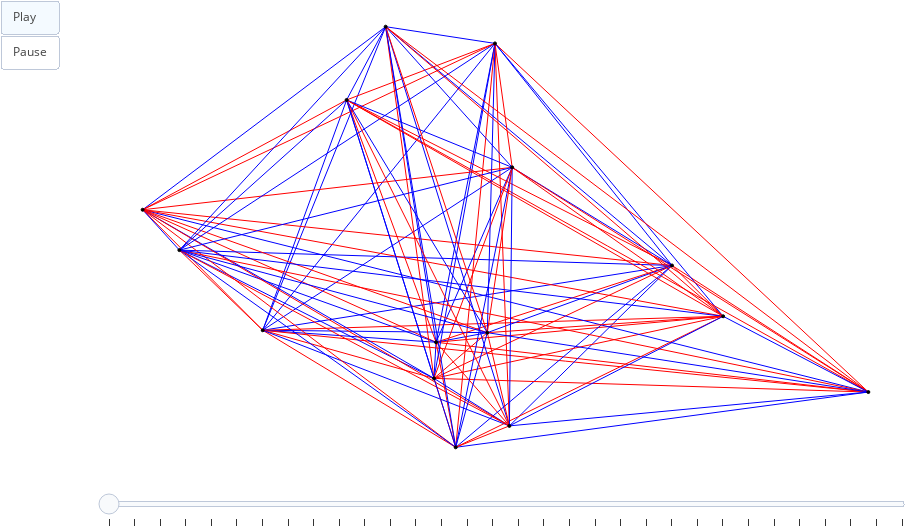

Notebook code cell kept with this figure:
### Markdown cell above
Para ter *insights* sobre o que está acontecendo, não esqueça de examinar a versão animada da simulação!

### Code cell
def snapshot(g, frames):
    convert_types_to_colors(g)

    frame = sn.generate_frame(g)

    frames.append(frame)


frames = []

# Inicializa as arestas para uma nova simulação.
randomize_types(g)

# Inicializa aleatoriamente as posições dos nós.
sn.randomize_positions(g)

snapshot(g, frames)

iterations = 0

# Continua enquanto alguma aresta sofre pressão.
while update_type(g, a=a, b=b, c=c):

    # Move um pouco os vértices de posição, usando o atributo 'type' das
    # arestas como referência para saber o quanto dois vértices se atraem.
    sn.update_positions(g, 'type')

    snapshot(g, frames)

    iterations += 1

    # Se passou de LIMIT iterações, provavelmente nunca vai terminar.
    if iterations == LIMIT:
        print('a simulação não parecia estar convergindo')
        break

sn.show_animation(frames)

### Figure 1 — Plotly figure (JSON) as saved in the notebook; plotly's stock layout.template omitted (floating-point values rounded to 4 significant figures)
{"data": [{"hoverinfo": "none", "line": {"color": "rgb(0, 0, 255)", "width": 1}, "mode": "lines", "x": [0.3912, 0.1632, null], "y": [0.2574, 0.2851, null]}, {"hoverinfo": "none", "line": {"color": "rgb(255, 0, 0)", "width": 1}, "mode": "lines", "x": [0.3912, 0.7016, null], "y": [0.2574, 0.4345, null]}, {"hoverinfo": "none", "line": {"color": "rgb(0, 0, 255)", "width": 1}, "mode": "lines", "x": [0.3912, 0.3885, null], "y": [0.2574, 0.1741, null]}, {"hoverinfo": "none", "line": {"color": "rgb(255, 0, 0)", "width": 1}, "mode": "lines", "x": [0.3912, 0.005288, null], "y": [0.2574, 0.5631, null]}, {"hoverinfo": "none", "line": {"color": "rgb(0, 0, 255)", "width": 1}, "mode": "lines", "x": [0.3912, 0.4687, null], "y": [0.2574, 0.9468, null]}, {"hoverinfo": "none", "line": {"color": "rgb(0, 0, 255)", "width": 1}, "mode": "lines", "x": [0.3912, 0.05362, null], "y": [0.2574, 0.47, null]}, {"hoverinfo": "none", "line": {"color": "rgb(255, 0, 0)", "width": 1}, "mode": "lines", "x": [0.3912, 0.9598, null], "y": [0.2574, 0.1425, null]}, {"hoverinfo": "none", "line": {"color": "rgb(255, 0, 0)", "width": 1}, "mode": "lines", "x": [0.3912, 0.4171, null], "y": [0.2574, 0.01504, null]}, {"hoverinfo": "none", "line": {"color": "rgb(255, 0, 0)", "width": 1}, "mode": "lines", "x": [0.3912, 0.4877, null], "y": [0.2574, 0.06446, null]}, {"hoverinfo": "none", "line": {"color": "rgb(0, 0, 255)", "width": 1}, "mode": "lines", "x": [0.3912, 0.3249, null], "y": [0.2574, 0.9854, null]}, {"hoverinfo": "none", "line": {"color": "rgb(0, 0, 255)", "width": 1}, "mode": "lines", "x": [0.3912, 0.4586, null], "y": [0.2574, 0.2795, null]}, {"hoverinfo": "none", "line": {"color": "rgb(255, 0, 0)", "width": 1}, "mode": "lines", "x": [0.3912, 0.2736, null], "y": [0.2574, 0.8164, null]}, {"hoverinfo": "none", "line": {"color": "rgb(0, 0, 255)", "width": 1}, "mode": "lines", "x": [0.3912, 0.4914, null], "y": [0.2574, 0.6609, null]}, {"hoverinfo": "none", "line": {"color": "rgb(255, 0, 0)", "width": 1}, "mode": "lines", "x": [0.3912, 0.7688, null], "y": [0.2574, 0.3173, null]}, {"hoverinfo": "none", "line": {"color": "rgb(0, 0, 255)", "width": 1}, "mode": "lines", "x": [0.1632, 0.7016, null], "y": [0.2851, 0.4345, null]}, {"hoverinfo": "none", "line": {"color": "rgb(255, 0, 0)", "width": 1}, "mode": "lines", "x": [0.1632, 0.3885, null], "y": [0.2851, 0.1741, null]}, {"hoverinfo": "none", "line": {"color": "rgb(255, 0, 0)", "width": 1}, "mode": "lines", "x": [0.1632, 0.005288, null], "y": [0.2851, 0.5631, null]}, {"hoverinfo": "none", "line": {"color": "rgb(0, 0, 255)", "width": 1}, "mode": "lines", "x": [0.1632, 0.4687, null], "y": [0.2851, 0.9468, null]}, {"hoverinfo": "none", "line": {"color": "rgb(255, 0, 0)", "width": 1}, "mode": "lines", "x": [0.1632, 0.05362, null], "y": [0.2851, 0.47, null]}, {"hoverinfo": "none", "line": {"color": "rgb(255, 0, 0)", "width": 1}, "mode": "lines", "x": [0.1632, 0.9598, null], "y": [0.2851, 0.1425, null]}, {"hoverinfo": "none", "line": {"color": "rgb(255, 0, 0)", "width": 1}, "mode": "lines", "x": [0.1632, 0.4171, null], "y": [0.2851, 0.01504, null]}, {"hoverinfo": "none", "line": {"color": "rgb(0, 0, 255)", "width": 1}, "mode": "lines", "x": [0.1632, 0.4877, null], "y": [0.2851, 0.06446, null]}, {"hoverinfo": "none", "line": {"color": "rgb(0, 0, 255)", "width": 1}, "mode": "lines", "x": [0.1632, 0.3249, null], "y": [0.2851, 0.9854, null]}, {"hoverinfo": "none", "line": {"color": "rgb(0, 0, 255)", "width": 1}, "mode": "lines", "x": [0.1632, 0.4586, null], "y": [0.2851, 0.2795, null]}, {"hoverinfo": "none", "line": {"color": "rgb(0, 0, 255)", "width": 1}, "mode": "lines", "x": [0.1632, 0.2736, null], "y": [0.2851, 0.8164, null]}, {"hoverinfo": "none", "line": {"color": "rgb(0, 0, 255)", "width": 1}, "mode": "lines", "x": [0.1632, 0.4914, null], "y": [0.2851, 0.6609, null]}, {"hoverinfo": "none", "line": {"color": "rgb(255, 0, 0)", "width": 1}, "mode": "lines", "x": [0.1632, 0.7688, null], "y": [0.2851, 0.3173, null]}, {"hoverinfo": "none", "line": {"color": "rgb(255, 0, 0)", "width": 1}, "mode": "lines", "x": [0.7016, 0.3885, null], "y": [0.4345, 0.1741, null]}, {"hoverinfo": "none", "line": {"color": "rgb(255, 0, 0)", "width": 1}, "mode": "lines", "x": [0.7016, 0.005288, null], "y": [0.4345, 0.5631, null]}, {"hoverinfo": "none", "line": {"color": "rgb(0, 0, 255)", "width": 1}, "mode": "lines", "x": [0.7016, 0.4687, null], "y": [0.4345, 0.9468, null]}, {"hoverinfo": "none", "line": {"color": "rgb(0, 0, 255)", "width": 1}, "mode": "lines", "x": [0.7016, 0.05362, null], "y": [0.4345, 0.47, null]}, {"hoverinfo": "none", "line": {"color": "rgb(255, 0, 0)", "width": 1}, "mode": "lines", "x": [0.7016, 0.9598, null], "y": [0.4345, 0.1425, null]}, {"hoverinfo": "none", "line": {"color": "rgb(0, 0, 255)", "width": 1}, "mode": "lines", "x": [0.7016, 0.4171, null], "y": [0.4345, 0.01504, null]}, {"hoverinfo": "none", "line": {"color": "rgb(0, 0, 255)", "width": 1}, "mode": "lines", "x": [0.7016, 0.4877, null], "y": [0.4345, 0.06446, null]}, {"hoverinfo": "none", "line": {"color": "rgb(0, 0, 255)", "width": 1}, "mode": "lines", "x": [0.7016, 0.3249, null], "y": [0.4345, 0.9854, null]}, {"hoverinfo": "none", "line": {"color": "rgb(0, 0, 255)", "width": 1}, "mode": "lines", "x": [0.7016, 0.4586, null], "y": [0.4345, 0.2795, null]}, {"hoverinfo": "none", "line": {"color": "rgb(255, 0, 0)", "width": 1}, "mode": "lines", "x": [0.7016, 0.2736, null], "y": [0.4345, 0.8164, null]}, {"hoverinfo": "none", "line": {"color": "rgb(0, 0, 255)", "width": 1}, "mode": "lines", "x": [0.7016, 0.4914, null], "y": [0.4345, 0.6609, null]}, {"hoverinfo": "none", "line": {"color": "rgb(255, 0, 0)", "width": 1}, "mode": "lines", "x": [0.7016, 0.7688, null], "y": [0.4345, 0.3173, null]}, {"hoverinfo": "none", "line": {"color": "rgb(0, 0, 255)", "width": 1}, "mode": "lines", "x": [0.3885, 0.005288, null], "y": [0.1741, 0.5631, null]}, {"hoverinfo": "none", "line": {"color": "rgb(0, 0, 255)", "width": 1}, "mode": "lines", "x": [0.3885, 0.4687, null], "y": [0.1741, 0.9468, null]}, {"hoverinfo": "none", "line": {"color": "rgb(0, 0, 255)", "width": 1}, "mode": "lines", "x": [0.3885, 0.05362, null], "y": [0.1741, 0.47, null]}, {"hoverinfo": "none", "line": {"color": "rgb(255, 0, 0)", "width": 1}, "mode": "lines", "x": [0.3885, 0.9598, null], "y": [0.1741, 0.1425, null]}, {"hoverinfo": "none", "line": {"color": "rgb(255, 0, 0)", "width": 1}, "mode": "lines", "x": [0.3885, 0.4171, null], "y": [0.1741, 0.01504, null]}, {"hoverinfo": "none", "line": {"color": "rgb(0, 0, 255)", "width": 1}, "mode": "lines", "x": [0.3885, 0.4877, null], "y": [0.1741, 0.06446, null]}, {"hoverinfo": "none", "line": {"color": "rgb(255, 0, 0)", "width": 1}, "mode": "lines", "x": [0.3885, 0.3249, null], "y": [0.1741, 0.9854, null]}, {"hoverinfo": "none", "line": {"color": "rgb(255, 0, 0)", "width": 1}, "mode": "lines", "x": [0.3885, 0.4586, null], "y": [0.1741, 0.2795, null]}, {"hoverinfo": "none", "line": {"color": "rgb(0, 0, 255)", "width": 1}, "mode": "lines", "x": [0.3885, 0.2736, null], "y": [0.1741, 0.8164, null]}, {"hoverinfo": "none", "line": {"color": "rgb(255, 0, 0)", "width": 1}, "mode": "lines", "x": [0.3885, 0.4914, null], "y": [0.1741, 0.6609, null]}, {"hoverinfo": "none", "line": {"color": "rgb(255, 0, 0)", "width": 1}, "mode": "lines", "x": [0.3885, 0.7688, null], "y": [0.1741, 0.3173, null]}, {"hoverinfo": "none", "line": {"color": "rgb(255, 0, 0)", "width": 1}, "mode": "lines", "x": [0.005288, 0.4687, null], "y": [0.5631, 0.9468, null]}, {"hoverinfo": "none", "line": {"color": "rgb(0, 0, 255)", "width": 1}, "mode": "lines", "x": [0.005288, 0.05362, null], "y": [0.5631, 0.47, null]}, {"hoverinfo": "none", "line": {"color": "rgb(0, 0, 255)", "width": 1}, "mode": "lines", "x": [0.005288, 0.9598, null], "y": [0.5631, 0.1425, null]}, {"hoverinfo": "none", "line": {"color": "rgb(255, 0, 0)", "width": 1}, "mode": "lines", "x": [0.005288, 0.4171, null], "y": [0.5631, 0.01504, null]}, {"hoverinfo": "none", "line": {"color": "rgb(255, 0, 0)", "width": 1}, "mode": "lines", "x": [0.005288, 0.4877, null], "y": [0.5631, 0.06446, null]}, {"hoverinfo": "none", "line": {"color": "rgb(0, 0, 255)", "width": 1}, "mode": "lines", "x": [0.005288, 0.3249, null], "y": [0.5631, 0.9854, null]}, {"hoverinfo": "none", "line": {"color": "rgb(255, 0, 0)", "width": 1}, "mode": "lines", "x": [0.005288, 0.4586, null], "y": [0.5631, 0.2795, null]}, {"hoverinfo": "none", "line": {"color": "rgb(255, 0, 0)", "width": 1}, "mode": "lines", "x": [0.005288, 0.2736, null], "y": [0.5631, 0.8164, null]}, {"hoverinfo": "none", "line": {"color": "rgb(255, 0, 0)", "width": 1}, "mode": "lines", "x": [0.005288, 0.4914, null], "y": [0.5631, 0.6609, null]}, {"hoverinfo": "none", "line": {"color": "rgb(255, 0, 0)", "width": 1}, "mode": "lines", "x": [0.005288, 0.7688, null], "y": [0.5631, 0.3173, null]}, {"hoverinfo": "none", "line": {"color": "rgb(0, 0, 255)", "width": 1}, "mode": "lines", "x": [0.4687, 0.05362, null], "y": [0.9468, 0.47, null]}, {"hoverinfo": "none", "line": {"color": "rgb(255, 0, 0)", "width": 1}, "mode": "lines", "x": [0.4687, 0.9598, null], "y": [0.9468, 0.1425, null]}, {"hoverinfo": "none", "line": {"color": "rgb(255, 0, 0)", "width": 1}, "mode": "lines", "x": [0.4687, 0.4171, null], "y": [0.9468, 0.01504, null]}, {"hoverinfo": "none", "line": {"color": "rgb(255, 0, 0)", "width": 1}, "mode": "lines", "x": [0.4687, 0.4877, null], "y": [0.9468, 0.06446, null]}, {"hoverinfo": "none", "line": {"color": "rgb(0, 0, 255)", "width": 1}, "mode": "lines", "x": [0.4687, 0.3249, null], "y": [0.9468, 0.9854, null]}, {"hoverinfo": "none", "line": {"color": "rgb(0, 0, 255)", "width": 1}, "mode": "lines", "x": [0.4687, 0.4586, null], "y": [0.9468, 0.2795, null]}, {"hoverinfo": "none", "line": {"color": "rgb(255, 0, 0)", "width": 1}, "mode": "lines", "x": [0.4687, 0.2736, null], "y": [0.9468, 0.8164, null]}, {"hoverinfo": "none", "line": {"color": "rgb(255, 0, 0)", "width": 1}, "mode": "lines", "x": [0.4687, 0.4914, null], "y": [0.9468, 0.6609, null]}, {"hoverinfo": "none", "line": {"color": "rgb(0, 0, 255)", "width": 1}, "mode": "lines", "x": [0.4687, 0.7688, null], "y": [0.9468, 0.3173, null]}, {"hoverinfo": "none", "line": {"color": "rgb(255, 0, 0)", "width": 1}, "mode": "lines", "x": [0.05362, 0.9598, null], "y": [0.47, 0.1425, null]}, {"hoverinfo": "none", "line": {"color": "rgb(0, 0, 255)", "width": 1}, "mode": "lines", "x": [0.05362, 0.4171, null], "y": [0.47, 0.01504, null]}, {"hoverinfo": "none", "line": {"color": "rgb(255, 0, 0)", "width": 1}, "mode": "lines", "x": [0.05362, 0.4877, null], "y": [0.47, 0.06446, null]}, {"hoverinfo": "none", "line": {"color": "rgb(0, 0, 255)", "width": 1}, "mode": "lines", "x": [0.05362, 0.3249, null], "y": [0.47, 0.9854, null]}, {"hoverinfo": "none", "line": {"color": "rgb(0, 0, 255)", "width": 1}, "mode": "lines", "x": [0.05362, 0.4586, null], "y": [0.47, 0.2795, null]}, {"hoverinfo": "none", "line": {"color": "rgb(0, 0, 255)", "width": 1}, "mode": "lines", "x": [0.05362, 0.2736, null], "y": [0.47, 0.8164, null]}, {"hoverinfo": "none", "line": {"color": "rgb(0, 0, 255)", "width": 1}, "mode": "lines", "x": [0.05362, 0.4914, null], "y": [0.47, 0.6609, null]}, {"hoverinfo": "none", "line": {"color": "rgb(0, 0, 255)", "width": 1}, "mode": "lines", "x": [0.05362, 0.7688, null], "y": [0.47, 0.3173, null]}, {"hoverinfo": "none", "line": {"color": "rgb(0, 0, 255)", "width": 1}, "mode": "lines", "x": [0.9598, 0.4171, null], "y": [0.1425, 0.01504, null]}, {"hoverinfo": "none", "line": {"color": "rgb(0, 0, 255)", "width": 1}, "mode": "lines", "x": [0.9598, 0.4877, null], "y": [0.1425, 0.06446, null]}, {"hoverinfo": "none", "line": {"color": "rgb(255, 0, 0)", "width": 1}, "mode": "lines", "x": [0.9598, 0.3249, null], "y": [0.1425, 0.9854, null]}, {"hoverinfo": "none", "line": {"color": "rgb(0, 0, 255)", "width": 1}, "mode": "lines", "x": [0.9598, 0.4586, null], "y": [0.1425, 0.2795, null]}, {"hoverinfo": "none", "line": {"color": "rgb(255, 0, 0)", "width": 1}, "mode": "lines", "x": [0.9598, 0.2736, null], "y": [0.1425, 0.8164, null]}, {"hoverinfo": "none", "line": {"color": "rgb(255, 0, 0)", "width": 1}, "mode": "lines", "x": [0.9598, 0.4914, null], "y": [0.1425, 0.6609, null]}, {"hoverinfo": "none", "line": {"color": "rgb(0, 0, 255)", "width": 1}, "mode": "lines", "x": [0.9598, 0.7688, null], "y": [0.1425, 0.3173, null]}, {"hoverinfo": "none", "line": {"color": "rgb(255, 0, 0)", "width": 1}, "mode": "lines", "x": [0.4171, 0.4877, null], "y": [0.01504, 0.06446, null]}, {"hoverinfo": "none", "line": {"color": "rgb(0, 0, 255)", "width": 1}, "mode": "lines", "x": [0.4171, 0.3249, null], "y": [0.01504, 0.9854, null]}, {"hoverinfo": "none", "line": {"color": "rgb(0, 0, 255)", "width": 1}, "mode": "lines", "x": [0.4171, 0.4586, null], "y": [0.01504, 0.2795, null]}, {"hoverinfo": "none", "line": {"color": "rgb(0, 0, 255)", "width": 1}, "mode": "lines", "x": [0.4171, 0.2736, null], "y": [0.01504, 0.8164, null]}, {"hoverinfo": "none", "line": {"color": "rgb(0, 0, 255)", "width": 1}, "mode": "lines", "x": [0.4171, 0.4914, null], "y": [0.01504, 0.6609, null]}, {"hoverinfo": "none", "line": {"color": "rgb(255, 0, 0)", "width": 1}, "mode": "lines", "x": [0.4171, 0.7688, null], "y": [0.01504, 0.3173, null]}, {"hoverinfo": "none", "line": {"color": "rgb(0, 0, 255)", "width": 1}, "mode": "lines", "x": [0.4877, 0.3249, null], "y": [0.06446, 0.9854, null]}, {"hoverinfo": "none", "line": {"color": "rgb(255, 0, 0)", "width": 1}, "mode": "lines", "x": [0.4877, 0.4586, null], "y": [0.06446, 0.2795, null]}, {"hoverinfo": "none", "line": {"color": "rgb(255, 0, 0)", "width": 1}, "mode": "lines", "x": [0.4877, 0.2736, null], "y": [0.06446, 0.8164, null]}, {"hoverinfo": "none", "line": {"color": "rgb(0, 0, 255)", "width": 1}, "mode": "lines", "x": [0.4877, 0.4914, null], "y": [0.06446, 0.6609, null]}, {"hoverinfo": "none", "line": {"color": "rgb(0, 0, 255)", "width": 1}, "mode": "lines", "x": [0.4877, 0.7688, null], "y": [0.06446, 0.3173, null]}, {"hoverinfo": "none", "line": {"color": "rgb(255, 0, 0)", "width": 1}, "mode": "lines", "x": [0.3249, 0.4586, null], "y": [0.9854, 0.2795, null]}, {"hoverinfo": "none", "line": {"color": "rgb(0, 0, 255)", "width": 1}, "mode": "lines", "x": [0.3249, 0.2736, null], "y": [0.9854, 0.8164, null]}, {"hoverinfo": "none", "line": {"color": "rgb(0, 0, 255)", "width": 1}, "mode": "lines", "x": [0.3249, 0.4914, null], "y": [0.9854, 0.6609, null]}, {"hoverinfo": "none", "line": {"color": "rgb(255, 0, 0)", "width": 1}, "mode": "lines", "x": [0.3249, 0.7688, null], "y": [0.9854, 0.3173, null]}, {"hoverinfo": "none", "line": {"color": "rgb(0, 0, 255)", "width": 1}, "mode": "lines", "x": [0.4586, 0.2736, null], "y": [0.2795, 0.8164, null]}, {"hoverinfo": "none", "line": {"color": "rgb(255, 0, 0)", "width": 1}, "mode": "lines", "x": [0.4586, 0.4914, null], "y": [0.2795, 0.6609, null]}, {"hoverinfo": "none", "line": {"color": "rgb(255, 0, 0)", "width": 1}, "mode": "lines", "x": [0.4586, 0.7688, null], "y": [0.2795, 0.3173, null]}, {"hoverinfo": "none", "line": {"color": "rgb(0, 0, 255)", "width": 1}, "mode": "lines", "x": [0.2736, 0.4914, null], "y": [0.8164, 0.6609, null]}, {"hoverinfo": "none", "line": {"color": "rgb(255, 0, 0)", "width": 1}, "mode": "lines", "x": [0.2736, 0.7688, null], "y": [0.8164, 0.3173, null]}, {"hoverinfo": "none", "line": {"color": "rgb(255, 0, 0)", "width": 1}, "mode": "lines", "x": [0.4914, 0.7688, null], "y": [0.6609, 0.3173, null]}, {"hoverinfo": "none", "marker": {"color": "rgb(0, 0, 0)", "line": {"color": "rgb(0, 0, 0)", "width": 1}, "size": 3}, "mode": "markers+text", "text": [], "textfont": {"color": "rgb(255, 255, 255)"}, "textposition": "middle center", "x": [0.3912], "y": [0.2574]}, {"hoverinfo": "none", "marker": {"color": "rgb(0, 0, 0)", "line": {"color": "rgb(0, 0, 0)", "width": 1}, "size": 3}, "mode": "markers+text", "text": [], "textfont": {"color": "rgb(255, 255, 255)"}, "textposition": "middle center", "x": [0.1632], "y": [0.2851]}, {"hoverinfo": "none", "marker": {"color": "rgb(0, 0, 0)", "line": {"color": "rgb(0, 0, 0)", "width": 1}, "size": 3}, "mode": "markers+text", "text": [], "textfont": {"color": "rgb(255, 255, 255)"}, "textposition": "middle center", "x": [0.7016], "y": [0.4345]}, {"hoverinfo": "none", "marker": {"color": "rgb(0, 0, 0)", "line": {"color": "rgb(0, 0, 0)", "width": 1}, "size": 3}, "mode": "markers+text", "text": [], "textfont": {"color": "rgb(255, 255, 255)"}, "textposition": "middle center", "x": [0.3885], "y": [0.1741]}, {"hoverinfo": "none", "marker": {"color": "rgb(0, 0, 0)", "line": {"color": "rgb(0, 0, 0)", "width": 1}, "size": 3}, "mode": "markers+text", "text": [], "textfont": {"color": "rgb(255, 255, 255)"}, "textposition": "middle center", "x": [0.005288], "y": [0.5631]}, {"hoverinfo": "none", "marker": {"color": "rgb(0, 0, 0)", "line": {"color": "rgb(0, 0, 0)", "width": 1}, "size": 3}, "mode": "markers+text", "text": [], "textfont": {"color": "rgb(255, 255, 255)"}, "textposition": "middle center", "x": [0.4687], "y": [0.9468]}, {"hoverinfo": "none", "marker": {"color": "rgb(0, 0, 0)", "line": {"color": "rgb(0, 0, 0)", "width": 1}, "size": 3}, "mode": "markers+text", "text": [], "textfont": {"color": "rgb(255, 255, 255)"}, "textposition": "middle center", "x": [0.05362], "y": [0.47]}, {"hoverinfo": "none", "marker": {"color": "rgb(0, 0, 0)", "line": {"color": "rgb(0, 0, 0)", "width": 1}, "size": 3}, "mode": "markers+text", "text": [], "textfont": {"color": "rgb(255, 255, 255)"}, "textposition": "middle center", "x": [0.9598], "y": [0.1425]}, {"hoverinfo": "none", "marker": {"color": "rgb(0, 0, 0)", "line": {"color": "rgb(0, 0, 0)", "width": 1}, "size": 3}, "mode": "markers+text", "text": [], "textfont": {"color": "rgb(255, 255, 255)"}, "textposition": "middle center", "x": [0.4171], "y": [0.01504]}, {"hoverinfo": "none", "marker": {"color": "rgb(0, 0, 0)", "line": {"color": "rgb(0, 0, 0)", "width": 1}, "size": 3}, "mode": "markers+text", "text": [], "textfont": {"color": "rgb(255, 255, 255)"}, "textposition": "middle center", "x": [0.4877], "y": [0.06446]}, {"hoverinfo": "none", "marker": {"color": "rgb(0, 0, 0)", "line": {"color": "rgb(0, 0, 0)", "width": 1}, "size": 3}, "mode": "markers+text", "text": [], "textfont": {"color": "rgb(255, 255, 255)"}, "textposition": "middle center", "x": [0.3249], "y": [0.9854]}, {"hoverinfo": "none", "marker": {"color": "rgb(0, 0, 0)", "line": {"color": "rgb(0, 0, 0)", "width": 1}, "size": 3}, "mode": "markers+text", "text": [], "textfont": {"color": "rgb(255, 255, 255)"}, "textposition": "middle center", "x": [0.4586], "y": [0.2795]}, {"hoverinfo": "none", "marker": {"color": "rgb(0, 0, 0)", "line": {"color": "rgb(0, 0, 0)", "width": 1}, "size": 3}, "mode": "markers+text", "text": [], "textfont": {"color": "rgb(255, 255, 255)"}, "textposition": "middle center", "x": [0.2736], "y": [0.8164]}, {"hoverinfo": "none", "marker": {"color": "rgb(0, 0, 0)", "line": {"color": "rgb(0, 0, 0)", "width": 1}, "size": 3}, "mode": "markers+text", "text": [], "textfont": {"color": "rgb(255, 255, 255)"}, "textposition": "middle center", "x": [0.4914], "y": [0.6609]}, {"hoverinfo": "none", "marker": {"color": "rgb(0, 0, 0)", "line": {"color": "rgb(0, 0, 0)", "width": 1}, "size": 3}, "mode": "markers+text", "text": [], "textfont": {"color": "rgb(255, 255, 255)"}, "textposition": "middle center", "x": [0.7688], "y": [0.3173]}], "layout": {"height": 526, "margin": {"b": 0, "l": 0, "r": 0, "t": 0}, "showlegend": false, "sliders": [{"currentvalue": {"visible": false}, "steps": [{"args": [[0], {"frame": {"redraw": false}, "mode": "immediate"}], "label": "", "method": "animate"}, {"args": [[1], {"frame": {"redraw": false}, "mode": "immediate"}], "label": "", "method": "animate"}, {"args": [[2], {"frame": {"redraw": false}, "mode": "immediate"}], "label": "", "method": "animate"}, {"args": [[3], {"frame": {"redraw": false}, "mode": "immediate"}], "label": "", "method": "animate"}, {"args": [[4], {"frame": {"redraw": false}, "mode": "immediate"}], "label": "", "method": "animate"}, {"args": [[5], {"frame": {"redraw": false}, "mode": "immediate"}], "label": "", "method": "animate"}, {"args": [[6], {"frame": {"redraw": false}, "mode": "immediate"}], "label": "", "method": "animate"}, {"args": [[7], {"frame": {"redraw": false}, "mode": "immediate"}], "label": "", "method": "animate"}, {"args": [[8], {"frame": {"redraw": false}, "mode": "immediate"}], "label": "", "method": "animate"}, {"args": [[9], {"frame": {"redraw": false}, "mode": "immediate"}], "label": "", "method": "animate"}, {"args": [[10], {"frame": {"redraw": false}, "mode": "immediate"}], "label": "", "method": "animate"}, {"args": [[11], {"frame": {"redraw": false}, "mode": "immediate"}], "label": "", "method": "animate"}, {"args": [[12], {"frame": {"redraw": false}, "mode": "immediate"}], "label": "", "method": "animate"}, {"args": [[13], {"frame": {"redraw": false}, "mode": "immediate"}], "label": "", "method": "animate"}, {"args": [[14], {"frame": {"redraw": false}, "mode": "immediate"}], "label": "", "method": "animate"}, {"args": [[15], {"frame": {"redraw": false}, "mode": "immediate"}], "label": "", "method": "animate"}, {"args": [[16], {"frame": {"redraw": false}, "mode": "immediate"}], "label": "", "method": "animate"}, {"args": [[17], {"frame": {"redraw": false}, "mode": "immediate"}], "label": "", "method": "animate"}, {"args": [[18], {"frame": {"redraw": false}, "mode": "immediate"}], "label": "", "method": "animate"}, {"args": [[19], {"frame": {"redraw": false}, "mode": "immediate"}], "label": "", "method": "animate"}, {"args": [[20], {"frame": {"redraw": false}, "mode": "immediate"}], "label": "", "method": "animate"}, {"args": [[21], {"frame": {"redraw": false}, "mode": "immediate"}], "label": "", "method": "animate"}, {"args": [[22], {"frame": {"redraw": false}, "mode": "immediate"}], "label": "", "method": "animate"}, {"args": [[23], {"frame": {"redraw": false}, "mode": "immediate"}], "label": "", "method": "animate"}, {"args": [[24], {"frame": {"redraw": false}, "mode": "immediate"}], "label": "", "method": "animate"}, {"args": [[25], {"frame": {"redraw": false}, "mode": "immediate"}], "label": "", "method": "animate"}, {"args": [[26], {"frame": {"redraw": false}, "mode": "immediate"}], "label": "", "method": "animate"}, {"args": [[27], {"frame": {"redraw": false}, "mode": "immediate"}], "label": "", "method": "animate"}, {"args": [[28], {"frame": {"redraw": false}, "mode": "immediate"}], "label": "", "method": "animate"}, {"args": [[29], {"frame": {"redraw": false}, "mode": "immediate"}], "label": "", "method": "animate"}, {"args": [[30], {"frame": {"redraw": false}, "mode": "immediate"}], "label": "", "method": "animate"}, {"args": [[31], {"frame": {"redraw": false}, "mode": "immediate"}], "label": "", "method": "animate"}]}], "updatemenus": [{"buttons": [{"args": [null, {"frame": {"redraw": false}, "fromcurrent": true}], "label": "Play", "method": "animate"}, {"args": [[null], {"frame": {"redraw": false}, "mode": "immediate"}], "label": "Pause", "method": "animate"}], "showactive": true, "type": "buttons"}], "width": 912, "xaxis": {"showgrid": false, "showticklabels": false, "zeroline": false}, "yaxis": {"showgrid": false, "showticklabels": false, "zeroline": false}}}
